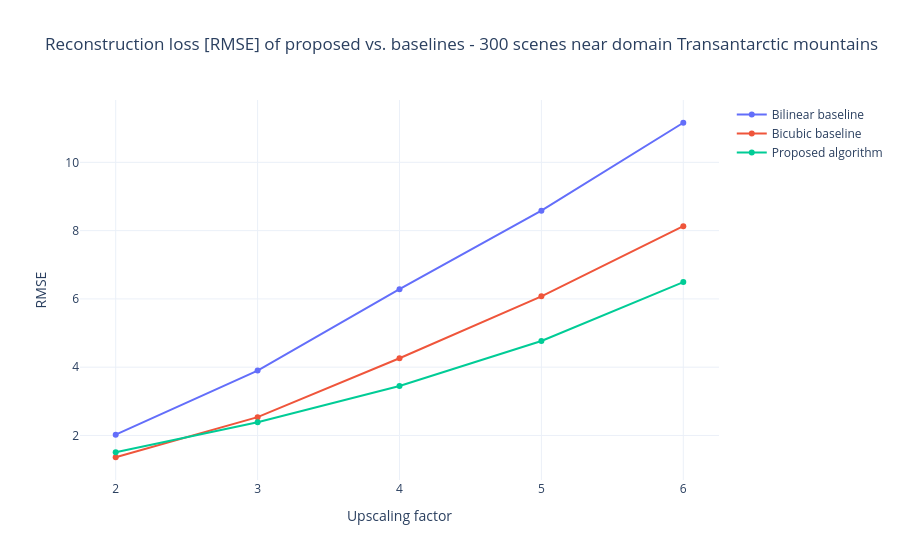

Notebook code for this chart:
### Code cell
visualise_results(bilinear_rmse.detach().cpu().numpy(), 
                  bicubic_rmse.detach().cpu().numpy(), 
                  proposed_rmse.detach().cpu().numpy(), 
                  n_scenes = 300, 
                  domain_name = "Transantarctic mountains")

### Figure 1 — Plotly figure (JSON) as saved in the notebook; plotly's stock layout.template omitted (floating-point values rounded to 4 significant figures)
{"data": [{"mode": "lines+markers", "name": "Bilinear baseline", "type": "scatter", "x": [2, 3, 4, 5, 6], "y": [2.024, 3.899, 6.284, 8.584, 11.16]}, {"mode": "lines+markers", "name": "Bicubic baseline", "type": "scatter", "x": [2, 3, 4, 5, 6], "y": [1.361, 2.535, 4.261, 6.075, 8.131]}, {"mode": "lines+markers", "name": "Proposed algorithm", "type": "scatter", "x": [2, 3, 4, 5, 6], "y": [1.51, 2.389, 3.45, 4.768, 6.493]}], "layout": {"title": {"text": "Reconstruction loss [RMSE] of proposed vs. baselines - 300 scenes near domain Transantarctic mountains"}, "xaxis": {"title": {"text": "Upscaling factor"}}, "yaxis": {"title": {"text": "RMSE"}}}}
